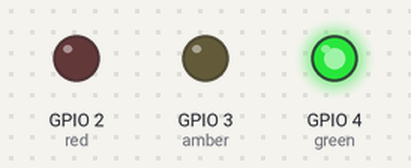
Simulated run of this program. Board: Raspberry Pi (BCM pin numbers). Parts: output pins drawn as LEDs (lit = HIGH).

Above: at 5.0 s.
At 10.5 s:
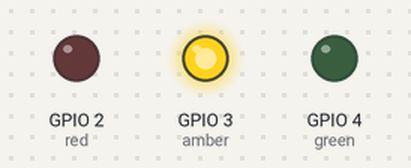
At 16.0 s:
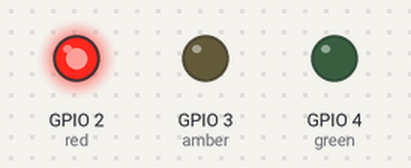
At 21.5 s:
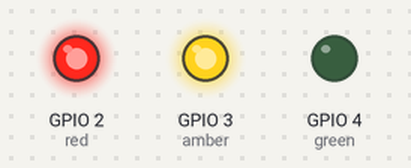
Timing chart, 0 to 28.6 s (numbered marks = the images above):
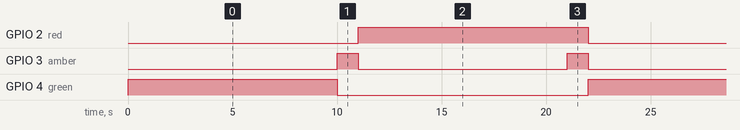

Measured:
- by itself, GPIO 2 (red): alternates HIGH for 11.0 s and LOW for 11.0 s
- by itself, GPIO 3 (amber): alternates HIGH for 1.0 s and LOW for 10.0 s
- by itself, GPIO 4 (green): alternates HIGH for 10.0 s and LOW for 12.0 s

The program:

trafficsignal.py
```python
from gpiozero import TrafficLights
from time import sleep

lights = TrafficLights(2, 3, 4)

lights.green.on()

while True:
    sleep(10)
    lights.green.off()
    lights.amber.on()
    sleep(1)
    lights.amber.off()
    lights.red.on()
    sleep(10)
    lights.amber.on()
    sleep(1)
    lights.green.on()
    lights.amber.off()
    lights.red.off()
```
